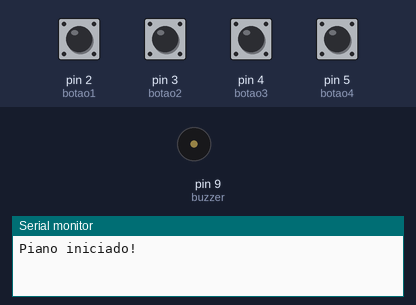
This sketch was run on a simulated Arduino Uno, built with avr-gcc and run on an emulated ATmega328P. On the bench: buzzer (waves = sounding), the last lines printed to the serial monitor. The inputs (shaded band) are chosen by the test bench; at power-on: pin 2 (botao1), pin 3 (botao2), pin 4 (botao3), pin 5 (botao4) HIGH.

Above: at 1.2 s.
1.3 s: pin 2 (botao1) pulled LOW for 1 s
At 1.45 s:
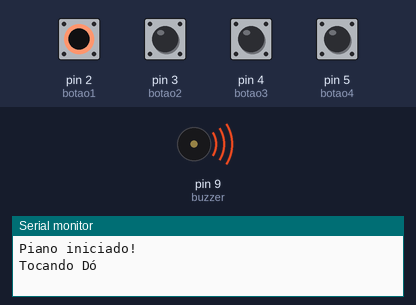
4.3 s: pin 3 (botao2) pulled LOW for 0.15 s
At 4.45 s:
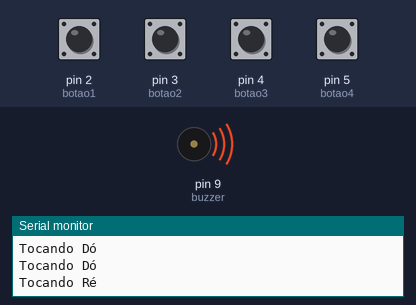
5.9 s: pin 4 (botao3) pulled LOW for 0.15 s
At 7.2 s:
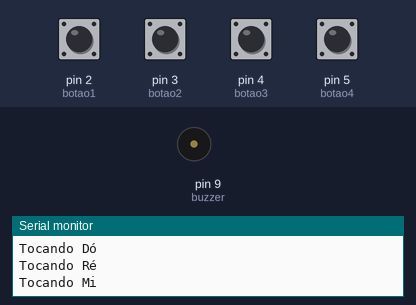
7.5 s: pin 5 (botao4) pulled LOW for 0.15 s
At 7.65 s:
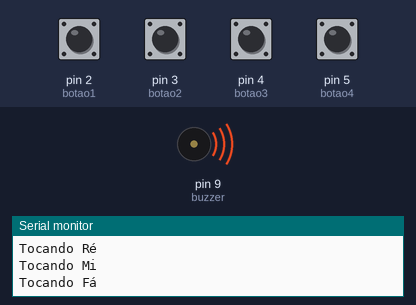
Timing chart, 0 to 10.1 s (numbered marks = the images above; inputs shaded):
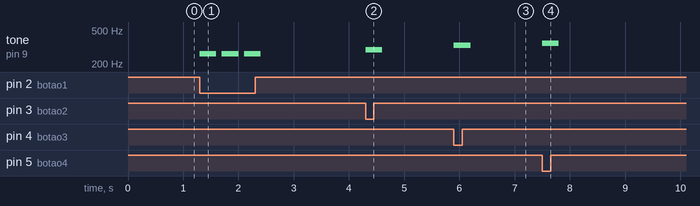

The sketch:

sketch.ino
```cpp
// Definição dos pinos
const int buzzer = 9;      // PWM pin para o buzzer
const int botao1 = 2;      // Botão para Dó
const int botao2 = 3;      // Botão para Ré
const int botao3 = 4;      // Botão para Mi
const int botao4 = 5;      // Botão para Fá

// Frequências das notas (em Hz)
const int DO = 262;        // C4
const int RE = 294;        // D4
const int MI = 330;        // E4
const int FA = 349;        // F4

// Duração das notas (em ms)
const int duracao = 300;

// Variáveis para debouncing
unsigned long ultimoTempo = 0;
const int debounce = 50;   // 50ms de debounce

void setup() {
  Serial.begin(9600);

  // Configurar pinos dos botões como entrada
  pinMode(botao1, INPUT_PULLUP);
  pinMode(botao2, INPUT_PULLUP);
  pinMode(botao3, INPUT_PULLUP);
  pinMode(botao4, INPUT_PULLUP);

  // Configurar pino do buzzer como saída
  pinMode(buzzer, OUTPUT);

  Serial.println("Piano iniciado!");
}

void loop() {
  // Verificar se passou o tempo de debounce
  if (millis() - ultimoTempo > debounce) {

    if (digitalRead(botao1) == LOW) {
      Serial.println("Tocando Dó");
      tone(buzzer, DO, duracao);
      ultimoTempo = millis();
      delay(duracao + 100);
    }
    else if (digitalRead(botao2) == LOW) {
      Serial.println("Tocando Ré");
      tone(buzzer, RE, duracao);
      ultimoTempo = millis();
      delay(duracao + 100);
    }
    else if (digitalRead(botao3) == LOW) {
      Serial.println("Tocando Mi");
      tone(buzzer, MI, duracao);
      ultimoTempo = millis();
      delay(duracao + 100);
    }
    else if (digitalRead(botao4) == LOW) {
      Serial.println("Tocando Fá");
      tone(buzzer, FA, duracao);
      ultimoTempo = millis();
      delay(duracao + 100);
    }
  }
}
```

Measured:
- after the input at 1.3 s, tone on pin 9 (buzzer): alternates 262 Hz for 0.30 s and silent for 0.10 s, 6 changes in all, then stays silent, starting at once
- after the input at 4.3 s, tone on pin 9 (buzzer): silent → 294 Hz at once, → silent 0.30 s later
- after the input at 5.9 s, tone on pin 9 (buzzer): silent → 330 Hz at once, → silent 0.30 s later
- after the input at 7.5 s, tone on pin 9 (buzzer): silent → 349 Hz at once, → silent 0.30 s later
